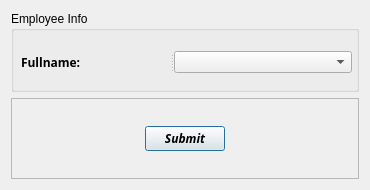
<?xml version="1.0" encoding="UTF-8"?>
<ui version="4.0">
 <class>EmployeeDeleterWindow</class>
 <widget class="QDialog" name="EmployeeDeleterWindow">
  <property name="geometry">
   <rect>
    <x>0</x>
    <y>0</y>
    <width>370</width>
    <height>190</height>
   </rect>
  </property>
  <property name="minimumSize">
   <size>
    <width>370</width>
    <height>190</height>
   </size>
  </property>
  <property name="windowTitle">
   <string>Employee Deleter</string>
  </property>
  <layout class="QVBoxLayout" name="verticalLayout">
   <item>
    <widget class="QGroupBox" name="employee_gBox">
     <property name="title">
      <string>Employee Info</string>
     </property>
     <widget class="QSplitter" name="splitter">
      <property name="geometry">
       <rect>
        <x>10</x>
        <y>40</y>
        <width>331</width>
        <height>22</height>
       </rect>
      </property>
      <property name="orientation">
       <enum>Qt::Horizontal</enum>
      </property>
      <widget class="QLabel" name="fullname_l">
       <property name="font">
        <font>
         <family>Lucida Handwriting</family>
         <weight>75</weight>
         <italic>false</italic>
         <bold>true</bold>
        </font>
       </property>
       <property name="text">
        <string>Fullname:</string>
       </property>
      </widget>
      <widget class="QComboBox" name="fullname_cBox"/>
     </widget>
    </widget>
   </item>
   <item>
    <widget class="QFrame" name="ctrl_fr">
     <property name="frameShape">
      <enum>QFrame::StyledPanel</enum>
     </property>
     <property name="frameShadow">
      <enum>QFrame::Raised</enum>
     </property>
     <layout class="QHBoxLayout" name="horizontalLayout_5">
      <item>
       <spacer name="horizontalSpacer_2">
        <property name="orientation">
         <enum>Qt::Horizontal</enum>
        </property>
        <property name="sizeHint" stdset="0">
         <size>
          <width>40</width>
          <height>20</height>
         </size>
        </property>
       </spacer>
      </item>
      <item>
       <widget class="QPushButton" name="submit_btn">
        <property name="font">
         <font>
          <family>Sitka Subheading</family>
          <weight>75</weight>
          <italic>true</italic>
          <bold>true</bold>
         </font>
        </property>
        <property name="text">
         <string>Submit</string>
        </property>
       </widget>
      </item>
      <item>
       <spacer name="horizontalSpacer">
        <property name="orientation">
         <enum>Qt::Horizontal</enum>
        </property>
        <property name="sizeHint" stdset="0">
         <size>
          <width>40</width>
          <height>20</height>
         </size>
        </property>
       </spacer>
      </item>
     </layout>
    </widget>
   </item>
  </layout>
 </widget>
 <resources/>
 <connections/>
</ui>
